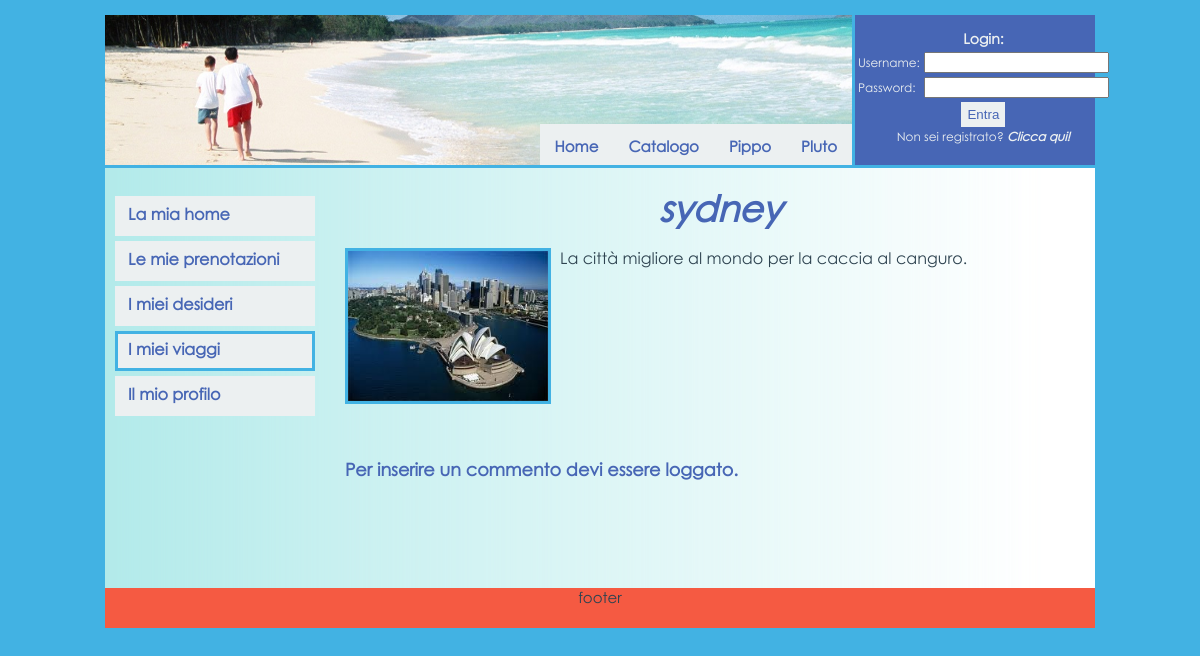
Page /commenti.php?citta=sydney on the committed database.
### tables this page shows
CREATE TABLE IF NOT EXISTS `destinazione` (
  `id` int(11) NOT NULL AUTO_INCREMENT,
  `continente` varchar(50) NOT NULL,
  `citta` varchar(50) NOT NULL,
  `tipo` varchar(50) NOT NULL,
  `foto` varchar(100) NOT NULL,
  `descrizione` longtext NOT NULL,
  PRIMARY KEY (`id`)
);

### database.php (called while the page is built, shortened)
<?php
    class database{
        public static function qSelect($conn, $sql){
            $risposta = mysql_query($sql)
                or die("Errore nell'esecuzione della query di selezione: " . mysql_error());
            return $risposta;
        }
    }
?>

### config.php (called while the page is built)
<?php
	 $session_name = "login";
?>

### commenti.php (the view, shortened to what this page needs)
<!DOCTYPE HTML PUBLIC "-//W3C//DTD HTML 4.01 Transitional//EN" "http://www.w3.org/TR/html4/loose.dtd">
<html>
  <head>
    <link rel="stylesheet" type="text/css" href="style/style.css">
    <link rel="stylesheet" type="text/css" href="style/rateit.css">
  </head>
  <body>
    <div id="container">
    <div id="header_container">
	<div id="logo">
			<span class="ribbon">
				<a href="index.php"><span>Home</span></a>
				<a href="#"><span>Catalogo</span></a>
				<a href="#"><span>Pippo</span></a>
				<a href="#"><span>Pluto</span></a>
			</span>
	</div>
	<div id="login">
		<?php
			include 'login_form.php';
		?>
	</div>
	</div>
      <div id="content_container">
	<div id="content">
		<?php
			include_once "database.php";
			if(!isset($_GET['citta'])){
			}
			else{
				$citta = $_GET['citta'];
				$conn=database::dbConnect();
				$sql = "SELECT `id`, `foto`, `descrizione` FROM `destinazione` WHERE `citta` = \"$citta\"";
				$result = database::qSelect($conn, $sql);
				$record = mysql_fetch_array($result);
				extract($record);
				$id_dest = $id;
				echo "<div id='dest_intestazione'><br>";
				echo "<div id='dest_commento'>$citta</div><br>";
				echo "<div id='dest_foto'><img src=style/images/dest/$foto width=200 height=150></div>";
				echo "<div id='dest_descrizione'>$descrizione</div>";
				echo "</div><br>";
				if(isset($_SESSION[$session_name])){
					$user=$_SESSION['username'];
					if(!isset($_POST['commento'])){
						echo "<br><span class='tit_commento'>Inserisci un commento e valuta la tua esperienza con la nostra agenzia:</span>";
						echo "<div class='rateit' id='rateit5' data-rateit-step=1></div><br>";
						$form="<div id='commento'>
							 	<form name='form_commento' method='POST'>
							 		<textarea name='commento' cols=90 rows=5></textarea>
							 		<input type='hidden' name='voto' value=''>
							 		<br>
							 		<input class='btn_commenta' type='button' value='Commenta' onclick=\"check_comment($id_dest,'$user')\">
							 	</form>
							  </div><br>";
						echo $form;
					 }
				}
				else
					echo "<br><h3>Per inserire un commento devi essere loggato.</h3>";
			}
		?>
	</div>
	<div id="navigation">
	  		<br>
		<div id='vert_menu'>
			<a href='homepersonale.php'><span>La mia home</span></a>
			<a href='ordini.php'><span>Le mie prenotazioni</span></a>
			<a href='wish_list.php'><span>I miei desideri</span></a>
			<a href='storico.php' id="selected"><span>I miei viaggi</span></a>
			<a href='gestioneprofilo.php'><span>Il mio profilo</span></a>
		</div>
	</div>
      </div>
      <div id="footer">
		<div>footer</div>
      </div>
    </div>
  </body>
</html>

### style/style.css (style rules this page uses)
html,body { font-family: "Century Gothic", verdana, sans-serif; font-size: 15px; color: #2E4350; height: 100%; margin: 0; padding: 0; }
body { font-family: "Century Gothic", verdana, sans-serif; font-size: 15px; background-color: #42B2E3; text-align:center; }
a:link { text-decoration: none; color: inherit; }
#container { width: 990px; margin: 0 auto; margin-top: 15px; text-align: left; }
#header_container { width: 990px; line-height: 1; margin: 0 auto; background: #ECF0F1; height: 150px; text-align: center; }
#logo { float:left; width:750px; height:150px; background: url("images/header.png"); border-bottom:3px solid #42B2E3; }
#logo a { text-decoration: none; font-weight: bold; color: #ECF0F1; }
#login { font-size: 12px; color: #ECF0F1; float:right; width:240px; height:150px; background-color: #4766B5; }
#content_container { overflow:hidden; width: 990px; margin: 0 auto; min-height:420px; }
#content { float: right; width: 750px; background: url("images/cont_background.png") repeat-y; padding-bottom: 10000px; margin-bottom: -10000px; }
#content h3 { color: #4766B5; }
#navigation { float: left; width:240px; background: url("images/nav_background.png") repeat-y; padding-bottom: 10000px; margin-bottom: -10000px; }
#navigation a { text-decoration:none; color: #4766B5; font-size:16px; font-weight:bold; }
#footer { background-color: #F55A42; width: 990px; margin: 0 auto; text-align: center; height: 40px; clear:both; }
#dest_commento { text-align: center; font-size: 36px; font-weight: bolder; color: #4766B5; font-style: italic; }
#dest_foto { border:3px solid #42B2E3; width:200px; height:150px; margin:0 auto; float: left; }
#dest_descrizione { width: 520px; float: right; text-align: justify; font-size: 16px; padding-right: 15px; }
#dest_intestazione { overflow:auto; }
.ribbon { display:inline-block; float:right; padding-top:101px; border-right:3px solid #42B2E3; }
.ribbon:after, .ribbon:before { margin-top:0.5em; content: ""; float:left; }
.ribbon:after { border-right-color:transparent; }
.ribbon:before { border-left-color:transparent; }
.ribbon a:link, .ribbon a:visited { color:#4766B5; text-decoration:none; float:left; height:3.25em; overflow:hidden; }
.ribbon span { background:#ECF0F1; display:inline-block; line-height:3em; padding:0 1em; margin-top:0.5em; position:relative; color: #4766B5; -webkit-transition: background-color 0.2s, margin-top 0.2s; -moz-transition: background-color 0.2s, margin-top 0.2s; -ms-transition: background-color 0.2s, margin-top 0.2s; -o-transition: background-color 0.2s, margin-top 0.2s; transition: background-color 0.2s, margin-top 0.2s; }
.ribbon span:before { content: ""; position:absolute; top:3em; left:0; border-right:0.5em solid #9B8651; border-bottom:0.5em solid #ECF0F1; }
.ribbon span:after { content: ""; position:absolute; top:3em; right:0; border-left:0.5em solid #9B8651; border-bottom:0.5em solid #ECF0F1; }
#vert_menu { width: 200px; margin-top: 10px; margin-left: 10px; }
#vert_menu a { text-decoration: none; height: 24px; voice-family: "\" }
#vert_menu #selected { border:3px solid #42B2E3; }

### rows in the picture
destinazione: foto (picture), descrizione "La città migliore al mondo per la caccia al canguro."

### other values in the picture
$citta "sydney"
